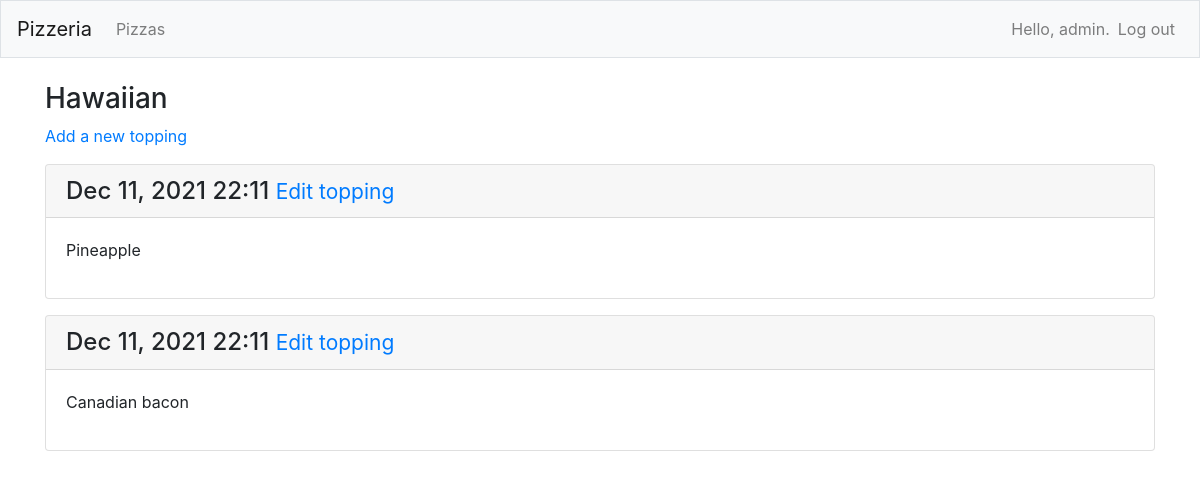
Before: /pizzas/1/ (signed in) with the older database file.
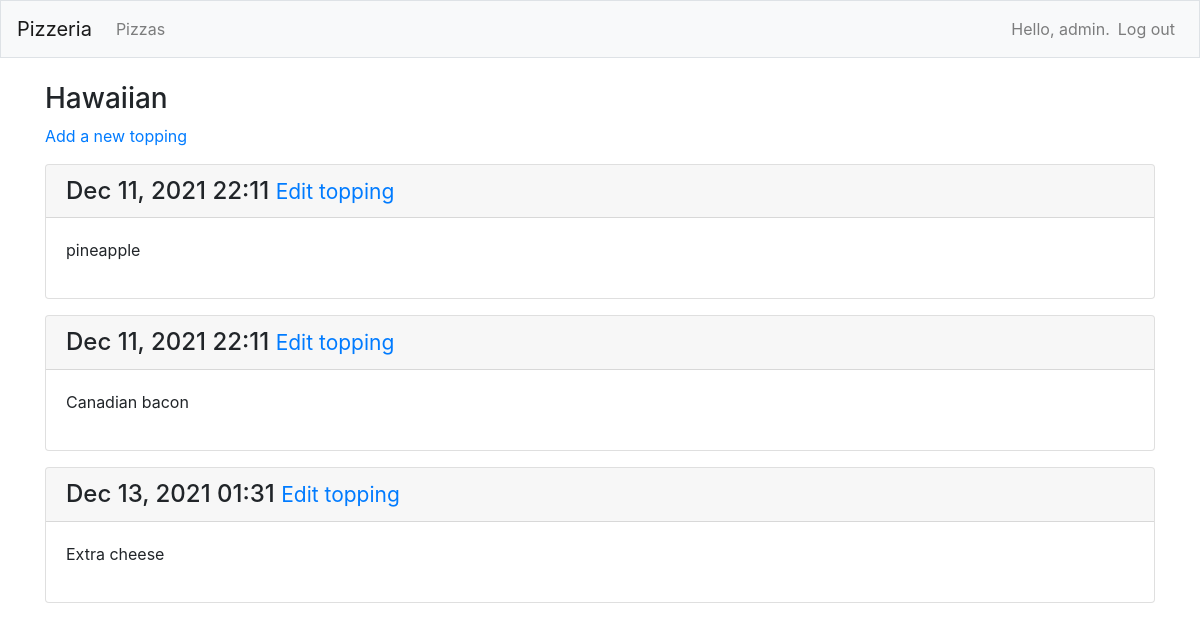
After: the same page with the newer database file.
### pizzas/models.py (models this page shows, shortened)
class Pizza(models.Model):
    name = models.CharField(max_length=200)
    date_added = models.DateTimeField(auto_now_add=True)
    owner = models.ForeignKey(User, on_delete=models.CASCADE)
    def __str__(self):
        return self.name

class Topping(models.Model):
    pizza = models.ForeignKey(Pizza, on_delete=models.CASCADE)
    name = models.CharField(max_length=200)
    date_added = models.DateTimeField(auto_now_add=True)
    class Meta:
        verbose_name_plural = "Toppings"

### pizzas/views.py (the view)
# urls.py: path("pizzas/<int:pizza_id>/", views.pizza, name="pizza"),
@login_required
def pizza(request, pizza_id):
    pizza = Pizza.objects.get(id=pizza_id)
    if pizza.owner != request.user:
        raise Http404
    toppings = pizza.topping_set.all()
    context = {"pizza": pizza, "toppings": toppings}
    return render(request, "pizzas/pizza.html", context)

### pizzas/templates/pizzas/pizza.html
{% extends "pizzas/base.html" %}
{% block page_header %}
<h3>{{ pizza }}</h3>
{% endblock page_header %}
{% block content %}
<p><a href="{% url 'pizzas:new_topping' pizza.id %}">Add a new topping</a></p>
{% for t in toppings %}
<div class="card mb-3">
    <h4 class="card-header">
        {{ t.date_added|date:'M d, Y H:i' }}
        <small><a href="{% url 'pizzas:edit_topping' t.id %}">Edit topping</a></small>
    </h4>
    <div class="card-body">
        {{ t.name|linebreaks }}
    </div>
</div>
{% empty %}
<li> You have not added any toppings on this pizza.</li>
{% endfor %}
{% endblock content %}

### pizzas/templates/pizzas/base.html (shortened to what this page needs)
{% load bootstrap4 %}
<!doctype html>
<html lang="eng">
<head>
    {% bootstrap_css %}{% bootstrap_javascript jquery='full' %}
</head>
<body>
    <nav class="navbar navbar-expand-md navbar-light bg-light mb-4 border">
        <a class="navbar-brand" href="{% url 'pizzas:index'%}">
            Pizzeria</a>
        <div class="collapse navbar-collapse" id="navbarCollapse">
            <ul class="navbar-nav mr-auto">
                <li class="nav-item">
                    <a class="nav-link" href="{% url 'pizzas:pizzas'%}">
                        Pizzas</a>
                </li>
            </ul>
            <ul class="navbar-nav ml-auto">
                {% if user.is_authenticated %}
                <li class="nav-item">
                    <span class="navbar-text" }">Hello, {{ user.username }}.</span>
                </li>
                <li class="nav-item">
                    <a class="nav-link" href="{% url 'users:logout' %}">Log out</a>
                </li>
                {% endif %}
            </ul>
        </div>
    </nav>
    <main role="main" class="container">
        <div class+"pb-2 mb-2 border-bottom">
            {% block page_header %}{% endblock page_header %}
        </div>
        <div>
            {% block content %}{% endblock content %}
        </div>
    </main>
</body>
</html>

Changed rows visible on the page:
changed Topping: name "Pineapple" → "pineapple"
added Topping: date_added "Dec 13, 2021 01:31", name "Extra cheese"
